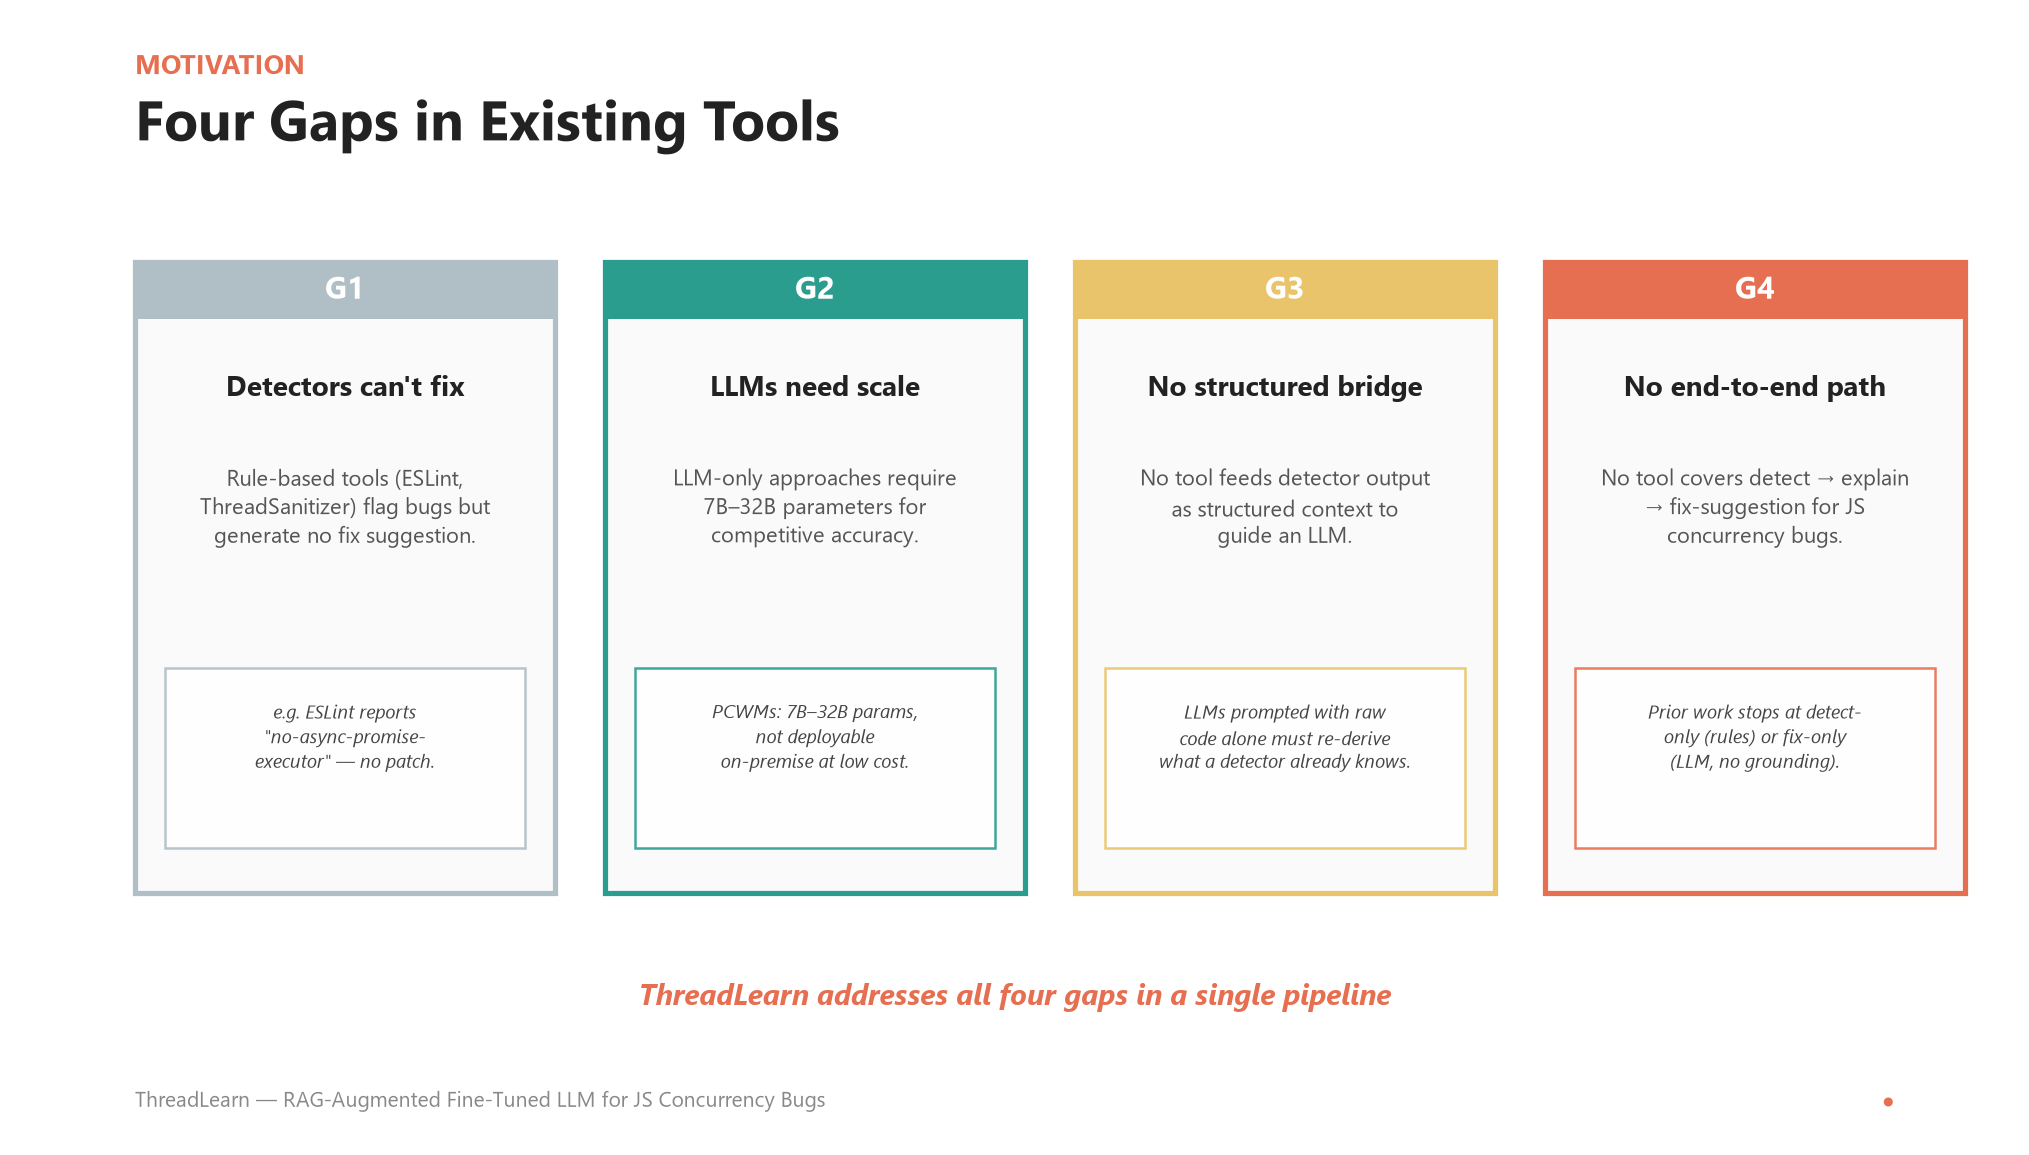

The Python source for this figure:
#!/usr/bin/env python3
"""Slide 2: Problem / Motivation — 4 gap cards."""
import matplotlib.pyplot as plt
import os, sys
sys.path.insert(0, os.path.dirname(os.path.abspath(__file__)))
from _slide_style import OURS, GPT, FT, BASELINE, INK, MUTED, CARD_BG, SLIDE_W, SLIDE_H, apply_rc, title_block, footer

OUTPUT_DIR = os.path.dirname(os.path.abspath(__file__))
apply_rc()

fig = plt.figure(figsize=(SLIDE_W, SLIDE_H))
ax = fig.add_axes([0, 0, 1, 1])
ax.axis("off")

title_block(fig, "Motivation", "Four Gaps in Existing Tools")

gaps = [
    ("G1", "Detectors can't fix", "Rule-based tools (ESLint,\nThreadSanitizer) flag bugs but\ngenerate no fix suggestion.",
     "e.g. ESLint reports\n\"no-async-promise-\nexecutor\" — no patch.", BASELINE),
    ("G2", "LLMs need scale", "LLM-only approaches require\n7B–32B parameters for\ncompetitive accuracy.",
     "PCWMs: 7B–32B params,\nnot deployable\non-premise at low cost.", GPT),
    ("G3", "No structured bridge", "No tool feeds detector output\nas structured context to\nguide an LLM.",
     "LLMs prompted with raw\ncode alone must re-derive\nwhat a detector already knows.", FT),
    ("G4", "No end-to-end path", "No tool covers detect → explain\n→ fix-suggestion for JS\nconcurrency bugs.",
     "Prior work stops at detect-\nonly (rules) or fix-only\n(LLM, no grounding).", OURS),
]

card_w, card_h = 0.21, 0.56
xs = [0.06 + i * 0.235 for i in range(4)]
y0 = 0.22

for (tag, head, body, example, color), x in zip(gaps, xs):
    ax.add_patch(plt.Rectangle((x, y0), card_w, card_h, facecolor=CARD_BG,
                                edgecolor=color, linewidth=2.5, transform=ax.transAxes, zorder=2))
    ax.add_patch(plt.Rectangle((x, y0 + card_h - 0.05), card_w, 0.05, facecolor=color,
                                transform=ax.transAxes, zorder=3))
    fig.text(x + card_w/2, y0 + card_h - 0.025, tag, fontsize=15, fontweight="bold",
              color="white", ha="center", va="center")
    fig.text(x + card_w/2, y0 + card_h - 0.10, head, fontsize=13.5, fontweight="bold",
              color=INK, ha="center", va="top")
    fig.text(x + card_w/2, y0 + card_h - 0.18, body, fontsize=10.5, color="#555",
              ha="center", va="top", linespacing=1.4)
    ax.add_patch(plt.Rectangle((x + 0.015, y0 + 0.04), card_w - 0.03, 0.16,
                                facecolor="white", edgecolor=color, linewidth=1.2,
                                alpha=0.9, transform=ax.transAxes, zorder=2))
    fig.text(x + card_w/2, y0 + 0.17, example, fontsize=9, color="#444",
              ha="center", va="top", linespacing=1.4, style="italic")

fig.text(0.5, 0.12, "ThreadLearn addresses all four gaps in a single pipeline", fontsize=14,
          fontweight="bold", color=OURS, ha="center", style="italic")

footer(fig)
fig.savefig(os.path.join(OUTPUT_DIR, "slide_02_problem.png"))
print("Saved: slide_02_problem.png")
